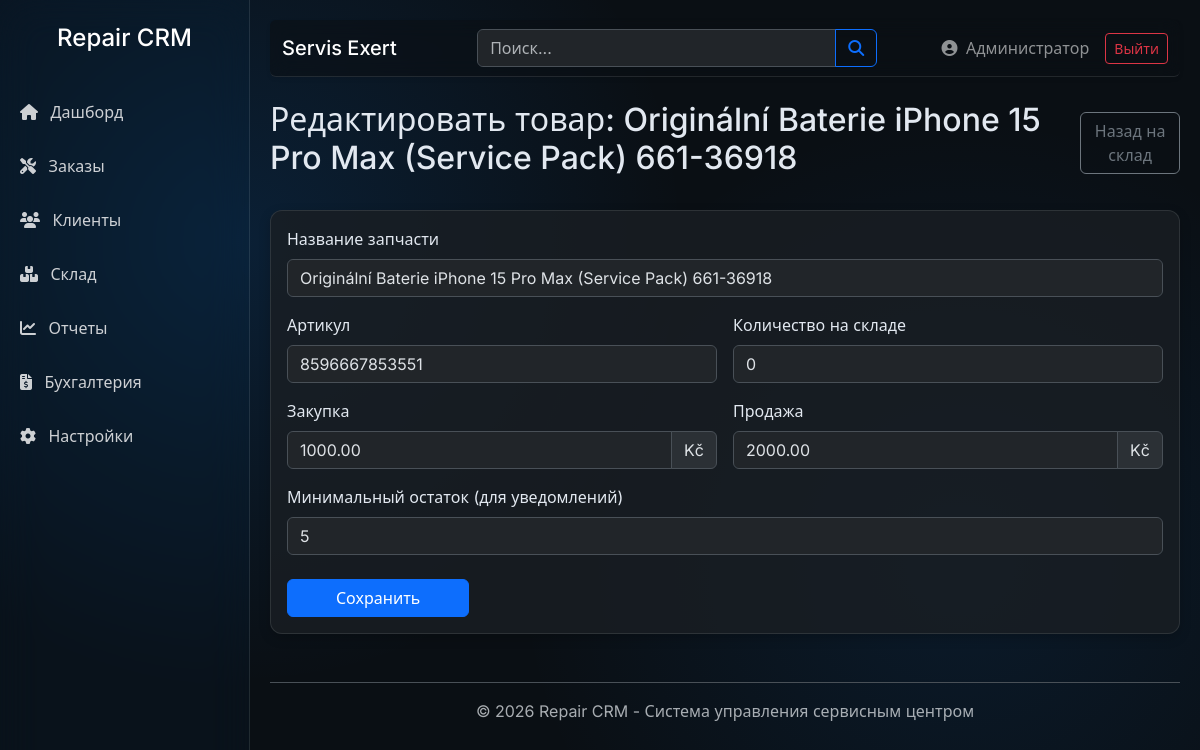
The page /edit_inventory.php?id=2 (signed in) on the database its author committed.
### tables this page shows
CREATE TABLE `inventory` (
  `id` int(11) NOT NULL AUTO_INCREMENT,
  `part_name` varchar(100) NOT NULL,
  `sku` varchar(50) DEFAULT NULL,
  `quantity` int(11) DEFAULT 0,
  `cost_price` decimal(10,2) DEFAULT NULL,
  `sale_price` decimal(10,2) DEFAULT NULL,
  `min_stock` int(11) DEFAULT 5,
  `created_at` timestamp NOT NULL DEFAULT current_timestamp(),
  PRIMARY KEY (`id`)
);

CREATE TABLE `system_settings` (
  `setting_key` varchar(50) NOT NULL,
  `setting_value` text DEFAULT NULL,
  PRIMARY KEY (`setting_key`)
);

### includes/functions.php (called while the page is built, shortened)
<?php
function get_setting($key, $default = '') {
    global $pdo;
    static $cache = [];
    if (array_key_exists($key, $cache)) {
        return $cache[$key];
    }
    try {
        $stmt = $pdo->prepare("SELECT setting_value FROM system_settings WHERE setting_key = ?");
        $stmt->execute([$key]);
        $val = $stmt->fetchColumn();
        if ($val !== false) {
            $cache[$key] = $val;
            return $val;
        }
    } catch (Exception $e) {
        $cache[$key] = $default;
        return $default;
    }
    return $default;
}
?>

### includes/lang.php (called while the page is built, shortened)
<?php
function __($key, $override_lang = null) {
    global $lang_data, $pdo;
    if ($override_lang) {
        $lang = $override_lang;
    } elseif (isset($_SESSION['lang'])) {
        $lang = $_SESSION['lang'];
    } elseif (isset($pdo) && function_exists('get_setting')) {
        $lang = get_setting('language', 'ru');
    } else {
        $lang = 'ru';
    }
    return $lang_data[$lang][$key] ?? $key;
}
?>

### edit_inventory.php (the view, shortened to what this page needs)
<?php
require_once 'includes/config.php';
require_once 'includes/functions.php';
require_once 'includes/header.php';
$id = $_GET['id'] ?? null;
$stmt = $pdo->prepare("SELECT * FROM inventory WHERE id = ?");
$stmt->execute([$id]);
$item = $stmt->fetch();
?>
<div class="d-flex justify-content-between align-items-center mb-4">
    <h2><?php echo __('edit_product_title'); ?> <?php echo htmlspecialchars($item['part_name']); ?></h2>
    <a href="inventory.php" class="btn btn-outline-secondary"><?php echo __('back_to_inventory'); ?></a>
</div>
<div class="card">
    <div class="card-body">
        <form method="POST">
            <div class="row g-3">
                <div class="col-12">
                    <label class="form-label"><?php echo __('part_name'); ?></label>
                    <input type="text" name="part_name" class="form-control" value="<?php echo htmlspecialchars($item['part_name']); ?>" required>
                </div>
                <div class="col-md-6">
                    <label class="form-label"><?php echo __('sku'); ?></label>
                    <input type="text" name="sku" class="form-control" value="<?php echo htmlspecialchars($item['sku']); ?>">
                </div>
                <div class="col-md-6">
                    <label class="form-label"><?php echo __('stock_quantity'); ?></label>
                    <input type="number" name="quantity" class="form-control" value="<?php echo $item['quantity']; ?>" required>
                </div>
                <div class="col-md-6">
                    <label class="form-label"><?php echo __('buy_price'); ?></label>
                    <div class="input-group">
                        <input type="number" name="cost_price" class="form-control" step="0.01" value="<?php echo $item['cost_price']; ?>">
                        <span class="input-group-text"><?php echo get_setting('currency', 'Kč'); ?></span>
                    </div>
                </div>
                <div class="col-md-6">
                    <label class="form-label"><?php echo __('sell_price'); ?></label>
                    <div class="input-group">
                        <input type="number" name="sale_price" class="form-control" step="0.01" value="<?php echo $item['sale_price']; ?>">
                        <span class="input-group-text"><?php echo get_setting('currency', 'Kč'); ?></span>
                    </div>
                </div>
                <div class="col-12">
                    <label class="form-label"><?php echo __('min_stock_alert_limit'); ?></label>
                    <input type="number" name="min_stock" class="form-control" value="<?php echo $item['min_stock']; ?>">
                </div>
                <div class="col-12 mt-4">
                    <button type="submit" class="btn btn-primary px-5"><?php echo __('save'); ?></button>
                </div>
            </div>
        </form>
    </div>
</div>
<?php require_once 'includes/footer.php'; ?>

### assets/css/style.css (style rules this page uses)
:root { --sidebar-width: 250px; --primary-color: #0d7ff2; --glass-bg: rgba(255, 255, 255, 0.05); --glass-border: rgba(255, 255, 255, 0.1); }
body { background-color: #0a0f14; background-image: radial-gradient(circle at 20% 30%, rgba(13, 127, 242, 0.15) 0%, transparent 40%), radial-gradient(circle at 80% 70%, rgba(13, 127, 242, 0.1) 0%, transparent 40%); background-attachment: fixed; color: #e2e8f0; font-family: 'Inter', system-ui, -apple-system, sans-serif; position: relative; }
.card { border: 1px solid var(--glass-border); background: rgba(25, 30, 36, 0.8); box-shadow: 0 4px 12px 0 rgba(0, 0, 0, 0.2); margin-bottom: 20px; border-radius: 12px; color: #e2e8f0; }

### rows shown on the page
inventory: part_name "Originální Baterie iPhone 15 Pro Max (Service Pack) 661-36918", sku "8596667853551", quantity "0", cost_price "1000.00", sale_price "2000.00", min_stock "5"
system_settings: setting_value "Kč"

### other values the page prints
__('dashboard') "Дашборд"
__('orders') "Заказы"
__('customers') "Клиенты"
__('inventory') "Склад"
__('reports') "Отчеты"
__('accounting') "Бухгалтерия"
__('settings') "Настройки"
get_setting('company_name', 'Repair CRM') "Servis Exert"
$_SESSION['full_name'] "Администратор"
__('logout') "Выйти"
__('edit_product_title') "Редактировать товар:"
__('back_to_inventory') "Назад на склад"
__('part_name') "Название запчасти"
__('sku') "Артикул"
__('stock_quantity') "Количество на складе"
